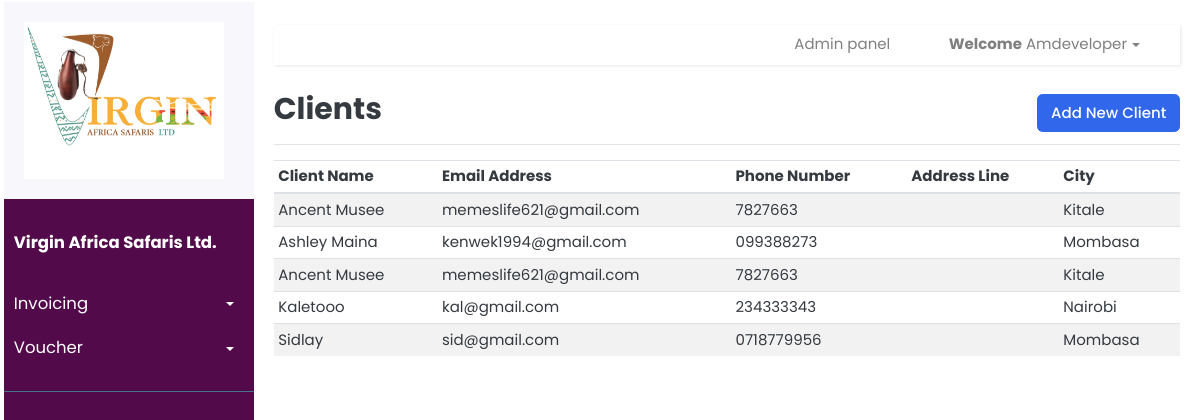
Page /clients/ (signed in) on the earlier database version.
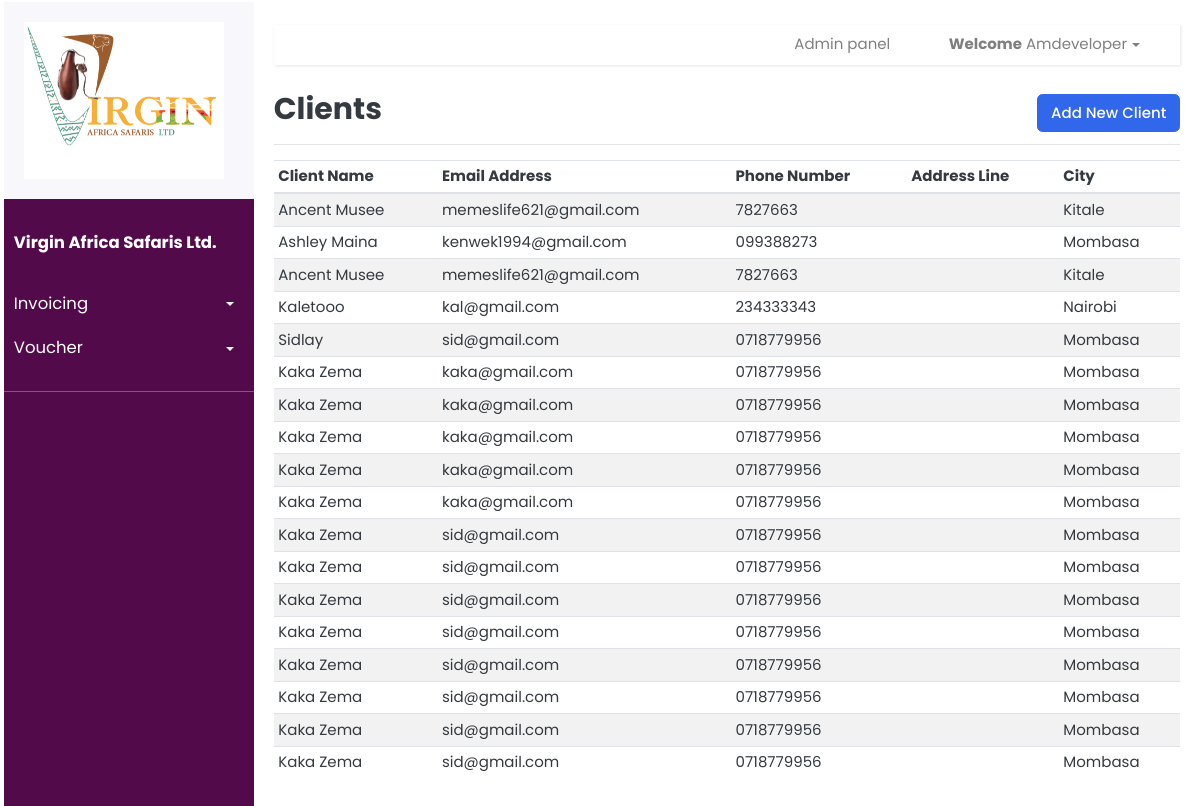
Same page on the later database version.
### invoice/models.py (models this page shows, shortened)
class Client(models.Model):
	CITIES = [
	('Mombasa', 'Mombasa'),
	('Nairobi', 'Nairobi'),
	('Kitale', 'Kitale'),
	('Nakuru', 'Nakuru')
	]
	clientName = models.CharField(null=True, blank=True, max_length=200)
	address = models.CharField(null=True, blank=True, max_length=200)
	city = models.CharField(choices=CITIES, blank=True, max_length=100)
	postalCode = models.CharField(null=True, blank=True, max_length=10)
	phoneNumber = models.CharField(null=True, blank=True, max_length=100)
	emailAddress = models.CharField(null=True, blank=True, max_length=100)
	uniqueId = models.CharField(null=True, blank=True, max_length=100)
	slug = models.SlugField(max_length=500, unique=True, blank=True, null=True)
	date_created = models.DateTimeField(blank=True, null=True)
	last_updated = models.DateTimeField(blank=True, null=True)

### invoice/views.py (the view)
# urls.py: path('clients/',invoice_views.view_clients, name='clients'),
@login_required
def view_clients(request):
	context = {}
	clients = Client.objects.all()
	context['clients'] = clients
	return render(request, 'client/clients.html', context)

### templates/client/clients.html (shortened to what this page needs)
{% extends 'index.html' %} {% load static %} {% load crispy_forms_tags %}
 {% block content %}
<div
  class="
    d-flex
    justify-content-between
    flex-wrap flex-md-nowrap
    align-items-center
    pt-3
    pb-2
    mb-3
    border-bottom
  "
>
  <h1 class="h2">Clients</h1>
  <div class="btn-toolbar mb-2 mb-md-0">
    <div class="btn-group me-2">
      <button
        href="{% url 'create-client'%}"
        type="button"
        class="btn btn-primary"
        data-bs-toggle="modal"
      >
        Add New Client
      </button>
    </div>
  </div>
</div>
{% if clients|length > 0 %}
<div class="table-responsive">
  <table class="table table-striped table-sm">
    <thead>
      <tr>
        <th scope="col">Client Name</th>
        <th scope="col">Email Address</th>
        <th scope="col">Phone Number</th>
        <th scope="col">Address Line</th>
        <th scope="col">City</th>
      </tr>
    </thead>
    <tbody>
      {% for client in clients %}
      <tr>
        <td>{{client.clientName}}</td>
        <td>{{client.emailAddress}}</td>
        <td>{{client.phoneNumber}}</td>
        <td>{{client.addressLine1}}</td>
        <td>{{client.city}}</td>
      </tr>
      {% endfor %}
    </tbody>
  </table>
</div>
{% else %}
<div class="row">
  <div class="col-lg-2"></div>
  <div class="col-lg-8"></div>
  <div class="col-lg-3"></div>
</div>
{% endif %}
{% endblock %}

Differences in the rows shown:
added Client: clientName "Kaka Zema", emailAddress "kaka@gmail.com", phoneNumber "0718779956", city "Mombasa"
added Client: clientName "Kaka Zema", emailAddress "kaka@gmail.com", phoneNumber "0718779956", city "Mombasa"
added Client: clientName "Kaka Zema", emailAddress "kaka@gmail.com", phoneNumber "0718779956", city "Mombasa"
added Client: clientName "Kaka Zema", emailAddress "kaka@gmail.com", phoneNumber "0718779956", city "Mombasa"
added Client: clientName "Kaka Zema", emailAddress "kaka@gmail.com", phoneNumber "0718779956", city "Mombasa"
added Client: clientName "Kaka Zema", emailAddress "sid@gmail.com", phoneNumber "0718779956", city "Mombasa"
added Client: clientName "Kaka Zema", emailAddress "sid@gmail.com", phoneNumber "0718779956", city "Mombasa"
added Client: clientName "Kaka Zema", emailAddress "sid@gmail.com", phoneNumber "0718779956", city "Mombasa"
added Client: clientName "Kaka Zema", emailAddress "sid@gmail.com", phoneNumber "0718779956", city "Mombasa"
added Client: clientName "Kaka Zema", emailAddress "sid@gmail.com", phoneNumber "0718779956", city "Mombasa"
added Client: clientName "Kaka Zema", emailAddress "sid@gmail.com", phoneNumber "0718779956", city "Mombasa"
added Client: clientName "Kaka Zema", emailAddress "sid@gmail.com", phoneNumber "0718779956", city "Mombasa"
added Client: clientName "Kaka Zema", emailAddress "sid@gmail.com", phoneNumber "0718779956", city "Mombasa"
